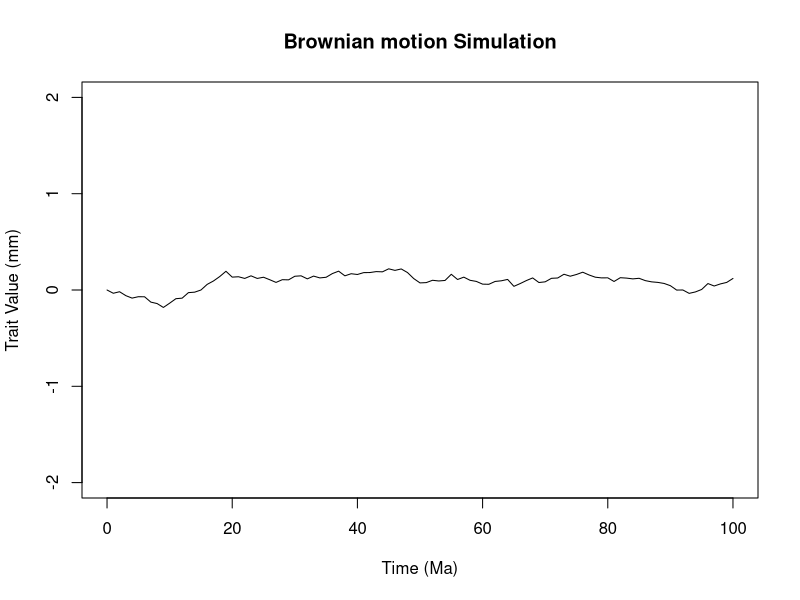
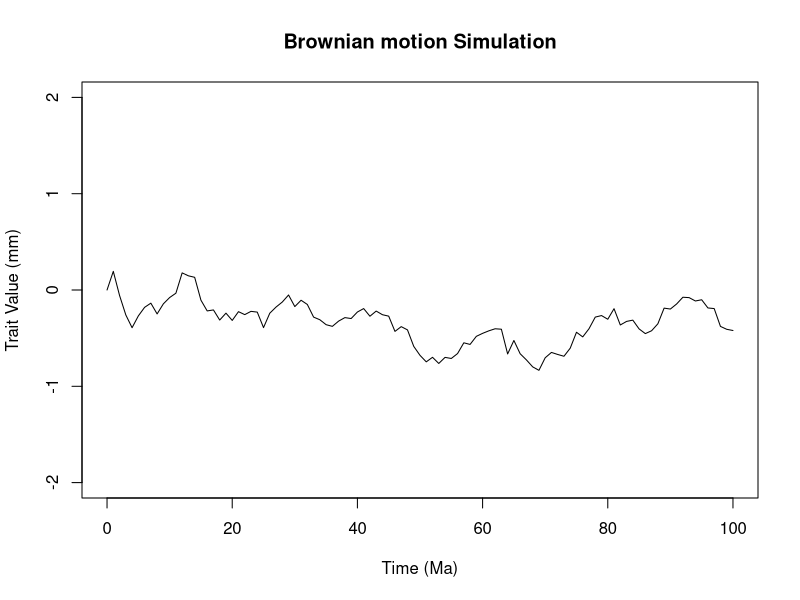
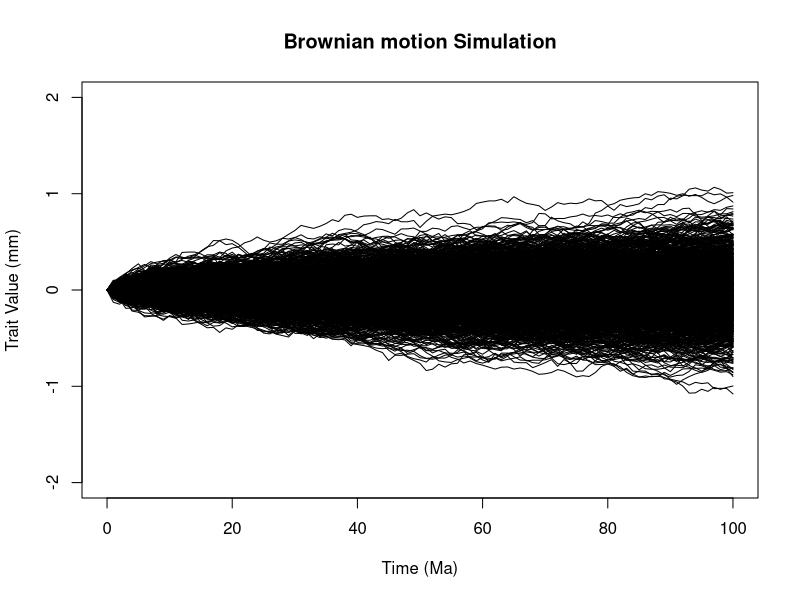
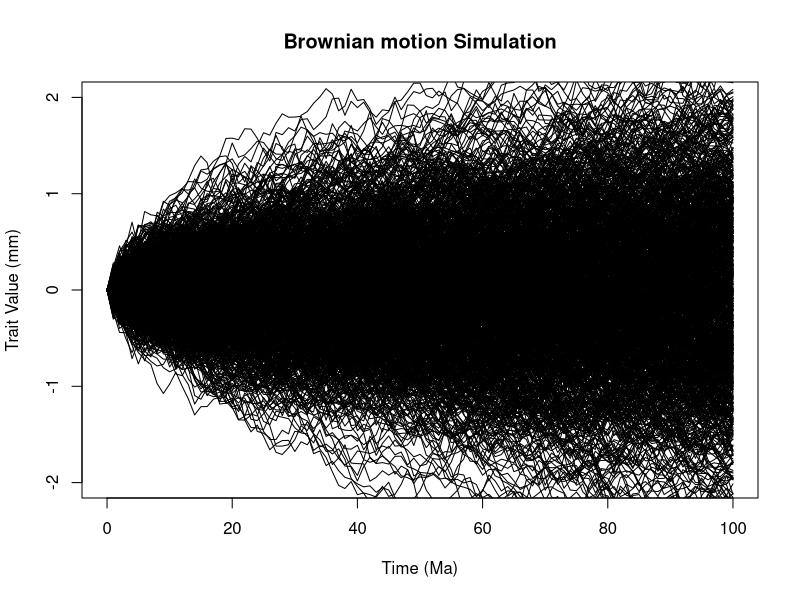

Write R code to recreate these figures, in order.
## ---- chunk 1
t <- 0:100  # time
sig2 <- 0.001
## first, simulate a set of random deviates
x <- rnorm(n = length(t) - 1, sd = sqrt(sig2))
## now compute their cumulative sum
x <- c(0, cumsum(x))
plot(t, x, type = "l", ylim = c(-2, 2),xlab="Time (Ma)",ylab="Trait Value (mm)",main="Brownian motion Simulation")

## ---- chunk 2
sig2 <- 0.01
## first, simulate a set of random deviates
x <- rnorm(n = length(t) - 1, sd = sqrt(sig2))
## now compute their cumulative sum
x <- c(0, cumsum(x))
plot(t, x, type = "l", ylim = c(-2, 2),xlab="Time (Ma)",ylab="Trait Value (mm)",main="Brownian motion Simulation")
## ---- chunk 3
nsim<-1000
sig2 <- 0.001

X <- matrix(rnorm(n = nsim * (length(t) - 1), sd = sqrt(sig2)), nsim, length(t) - 
    1)
X <- cbind(rep(0, nsim), t(apply(X, 1, cumsum)))
plot(t, X[1, ], ylim = c(-2, 2), type = "l",,xlab="Time (Ma)",ylab="Trait Value (mm)",main="Brownian motion Simulation")
apply(X[2:nsim, ], 1, function(x, t) lines(t, x), t = t)
## ---- chunk 4
sig2<-0.01
X <- matrix(rnorm(n = nsim * (length(t) - 1), sd = sqrt(sig2)), nsim, length(t) - 
    1) 
X <- cbind(rep(0, nsim), t(apply(X, 1, cumsum)))
plot(t, X[1, ], ylim = c(-2, 2), type = "l",,xlab="Time (Ma)",ylab="Trait Value (mm)",main="Brownian motion Simulation")
apply(X[2:nsim, ], 1, function(x, t) lines(t, x), t = t)
